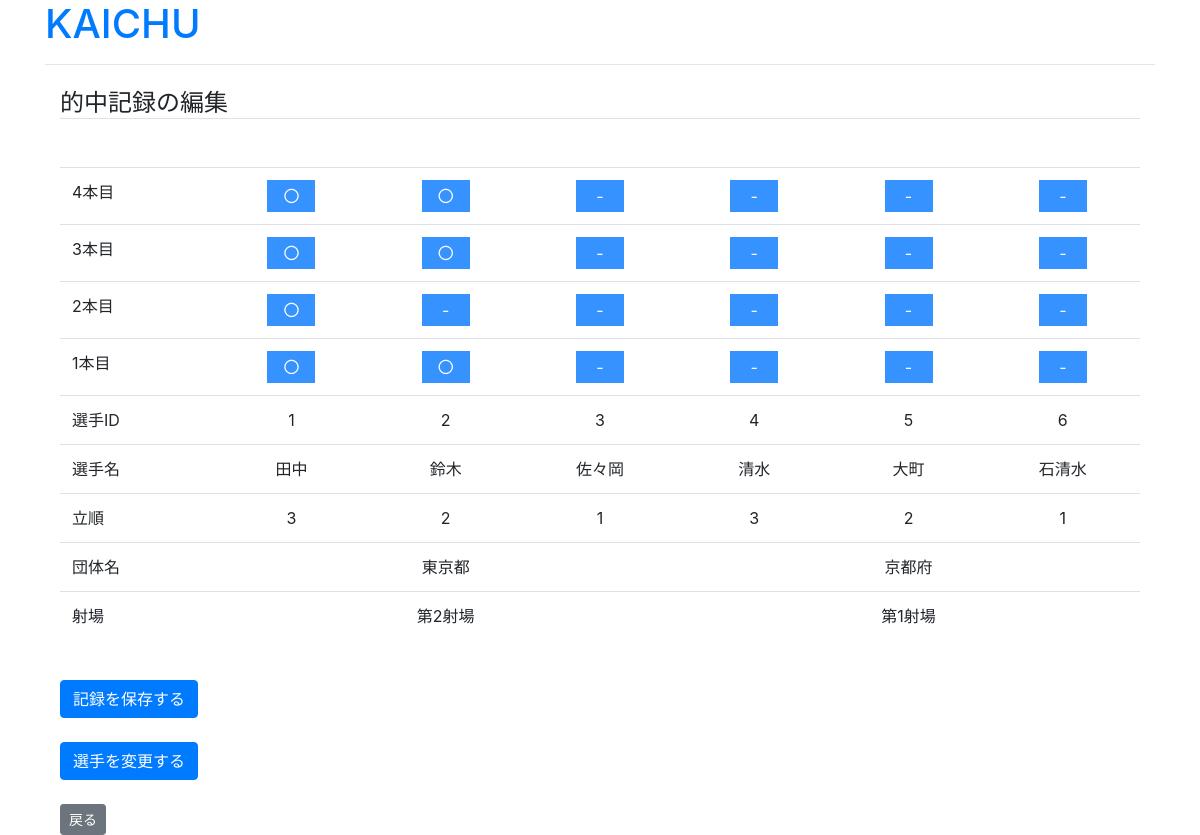
/cms/edit_hit/2/2, run on the app's committed database.
### cms/models.py (models this page shows, shortened)
class Player(models.Model):
    competition = models.ForeignKey(
        Competition, verbose_name='大会', related_name='players', on_delete=models.CASCADE)
    name = models.CharField('選手名', max_length=255)
    team_name = models.CharField('団体名', max_length=255)
    dan = models.CharField('称号段位', max_length=255)
    rank = models.CharField('順位', max_length=255)

### cms/views.py (the view)
# urls.py: path('edit_hit/<int:competition_id>/<int:match_id>',
def edit_hit(request, competition_id, match_id):
    NUM_HIT = 4
    NUM_PLAYER = 6
    if Hit.objects.filter(match_id=match_id).exists():
        hits = Hit.objects.filter(match_id=match_id).order_by('id').values()
        player_ids = []
        for current_record in range(len(hits)):
            player_ids.append(hits[current_record]['player_id'])
        players = []
        for player_id in player_ids:
            players.append(get_object_or_404(Player, pk=player_id))
        current_row_hits = ['×'] * NUM_PLAYER
        existing_hits = []
        for current_shot in range(NUM_HIT-1, -1, -1):
            for current_player in range(NUM_PLAYER):
                current_row_hits[current_player] = hits[current_player]['hit'][current_shot]
            existing_hits.append({
                'shot_num': current_shot+1,
                'hit': copy.deepcopy(current_row_hits)
            })
    else:
        player_ids = None
        return render(request, 'cms/input_playerid.html', dict(player_ids=player_ids, competition_id=competition_id, match_id=match_id, shots=[4, 3, 2, 1], shoot_order=[3, 2, 1, 3, 2, 1], columns=[0, 1, 2, 3, 4, 5]))
    return render(request, 'cms/edit_hit.html', dict(players=players, competition_id=competition_id, match_id=match_id, shots=[4, 3, 2, 1], shoot_order=[3, 2, 1, 3, 2, 1], columns=[0, 1, 2, 3, 4, 5], existing_hits=existing_hits))

### cms/templates/cms/edit_hit.html (shortened to what this page needs)
{% extends "cms/base.html" %}
{% load bootstrap4 %}
{% block content %}
<h4 class="mt-4 mb-5 border-bottom">的中記録の編集</h4>
<form action="{% url 'cms:save_hit' competition_id=competition_id match_id=match_id %}" method="post">
  <table class="table">
    {% if existing_hits %}
    {% for current_shot in existing_hits %}
    <tr>
      <td>
        {{current_shot.shot_num}}本目
      </td>
      {% for current_player_hit in current_shot.hit %}
      <td align="center">
        <div class="button" data-text-default="Click" data-text-clicked="Done">
          {{ current_player_hit }}
        </div>
      </td>
      {% endfor %}
    </tr>
    {% endfor %}
    {% endif %}
    <tr>
      <td>選手ID</td>
      {% for player in players %}
      <td align="center">
        {{player.id}}
      </td>
      {% endfor %}
    <tr>
      <td>選手名</td>
      {% for player in players %}
      <td align="center">
        {{player.name}}
      </td>
      {% endfor %}
    </tr>
    <tr>
      <td>立順</td>
      {% for current_shoot_order in shoot_order %}
      <td align="center">
        {{ current_shoot_order }}
      </td>
      {% endfor %}
    </tr>
    <tr>
      <td>団体名</td>
      {% if players.0.team_name == players.1.team_name and players.1.team_name == players.2.team_name and players.0.team_name == players.2.team_name %}
      <td colspan="3" align="center">
        {{players.0.team_name}}
      </td>
      {% else %}
      <td colspan="3" align="center">
        団体名が一致していません
      </td>
      {% endif %}
      {% if players.3.team_name == players.4.team_name and players.4.team_name == players.5.team_name and players.3.team_name == players.5.team_name %}
      <td colspan="3" align="center">
        {{players.3.team_name}}
      </td>
      {% else %}
      <td colspan="3" align="center">
        団体名が一致していません
      </td>
      {% endif %}
    </tr>
    <tr>
      <td>射場</td>
      <td colspan="3" align="center">
        第2射場
      </td>
      <td colspan="3" align="center">
        第1射場
      </td>
    </tr>
  </table>
  <br />
  <button type="submit" class="btn btn-primary">記録を保存する</button>
</form>
<br>
<form action="{% url 'cms:change_player' competition_id=competition_id match_id=match_id %}" method="post">
  <button type="submit" class="btn btn-primary">選手を変更する</button>
</form>
<br>
<a href="{% url 'cms:match_list' competition_id=competition_id %}" class="btn btn-secondary btn-sm">
  戻る
</a>
{% endblock content %}

### cms/templates/cms/edit_hit.html (style rules this page uses)
.button { display: flex; width: 48px; height: 32px; line-height: 32px; background-color: #3692ff; color: #fff; justify-content: center; align-items: center; }

### data on the page
Player: id "1", name "田中", team_name "東京都"
Player: id "2", name "鈴木"
Player: id "3", name "佐々岡"
Player: id "4", name "清水", team_name "京都府"
Player: id "5", name "大町"
Player: id "6", name "石清水"

### other printed values
{{ current_shot.shot_num }} "4" "3" "2" "1"
{{ current_player_hit }} "〇" "〇" "-" "-" "-" "-" "〇" "〇" "-" "-" "-" "-" "〇" "-" "-" "-" "-" "-" "〇" "〇" "-" "-" "-" "-"
{{ current_shoot_order }} "3" "2" "1" "3" "2" "1"
